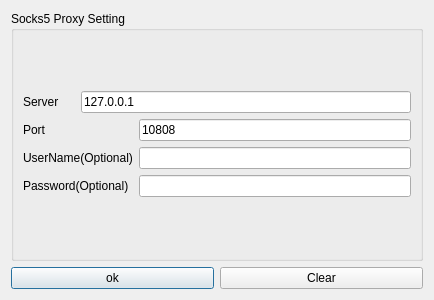
<?xml version="1.0" encoding="UTF-8"?>
<ui version="4.0">
 <class>ProxyDialog</class>
 <widget class="QDialog" name="ProxyDialog">
  <property name="geometry">
   <rect>
    <x>0</x>
    <y>0</y>
    <width>434</width>
    <height>300</height>
   </rect>
  </property>
  <property name="windowTitle">
   <string>设置代理</string>
  </property>
  <layout class="QVBoxLayout" name="verticalLayout_2" stretch="1,0">
   <item>
    <widget class="QGroupBox" name="groupBox">
     <property name="title">
      <string>Socks5 Proxy Setting</string>
     </property>
     <layout class="QVBoxLayout" name="verticalLayout">
      <item>
       <layout class="QGridLayout" name="gridLayout">
        <item row="0" column="0">
         <widget class="QLabel" name="label_4">
          <property name="text">
           <string>Server</string>
          </property>
         </widget>
        </item>
        <item row="0" column="1" colspan="2">
         <widget class="QLineEdit" name="proxyhost">
          <property name="text">
           <string>127.0.0.1</string>
          </property>
         </widget>
        </item>
        <item row="1" column="0" colspan="2">
         <widget class="QLabel" name="label_5">
          <property name="text">
           <string>Port</string>
          </property>
         </widget>
        </item>
        <item row="1" column="2">
         <widget class="QLineEdit" name="proxyport">
          <property name="text">
           <string>10808</string>
          </property>
         </widget>
        </item>
        <item row="2" column="0" colspan="2">
         <widget class="QLabel" name="label_6">
          <property name="text">
           <string>UserName(Optional)</string>
          </property>
         </widget>
        </item>
        <item row="2" column="2">
         <widget class="QLineEdit" name="proxyusername"/>
        </item>
        <item row="3" column="0" colspan="2">
         <widget class="QLabel" name="label_7">
          <property name="text">
           <string>Password(Optional)</string>
          </property>
         </widget>
        </item>
        <item row="3" column="2">
         <widget class="QLineEdit" name="proxypassword"/>
        </item>
       </layout>
      </item>
     </layout>
    </widget>
   </item>
   <item>
    <layout class="QHBoxLayout" name="horizontalLayout">
     <item>
      <widget class="QPushButton" name="ok">
       <property name="text">
        <string>ok</string>
       </property>
      </widget>
     </item>
     <item>
      <widget class="QPushButton" name="clear">
       <property name="text">
        <string>Clear</string>
       </property>
      </widget>
     </item>
    </layout>
   </item>
  </layout>
 </widget>
 <resources/>
 <connections/>
</ui>
